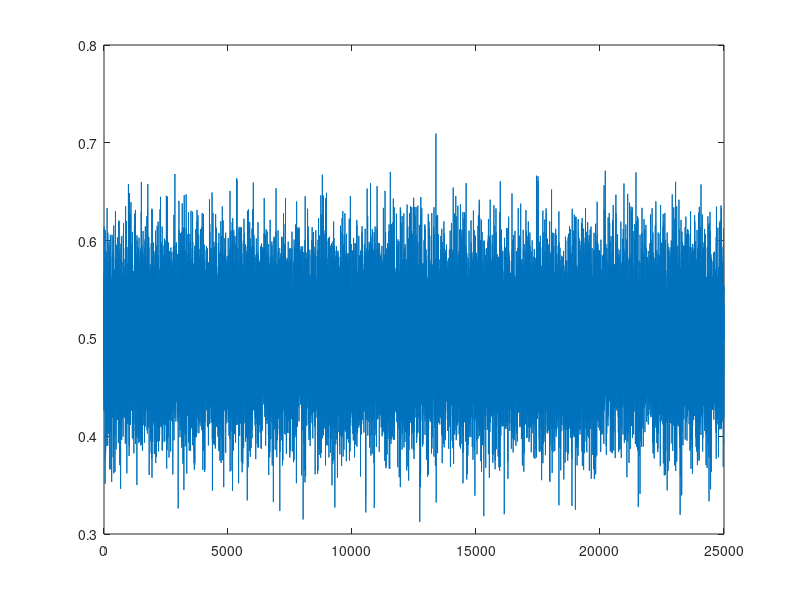

The MATLAB script that drew this image:
clear all; clc; close all;

n = 25000;
x = zeros(n, 1);
x(1) = 0.5;

for i = 1 : n - 1
    % rand returns a number between (0, 1)
    % normpdf is normal school propbility dense function
    x_c = normrnd(x(1), 0.05);   
    if rand < min(1, normpdf(x_c)/normpdf(x(i)))
        x(i+1) = x_c;    
    else
        x(i+1) = x(i);    
    end
end
plot(x);